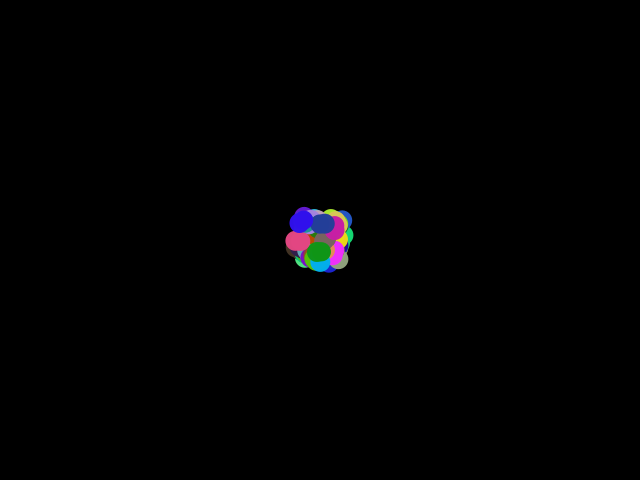
Frame 1 (no input)
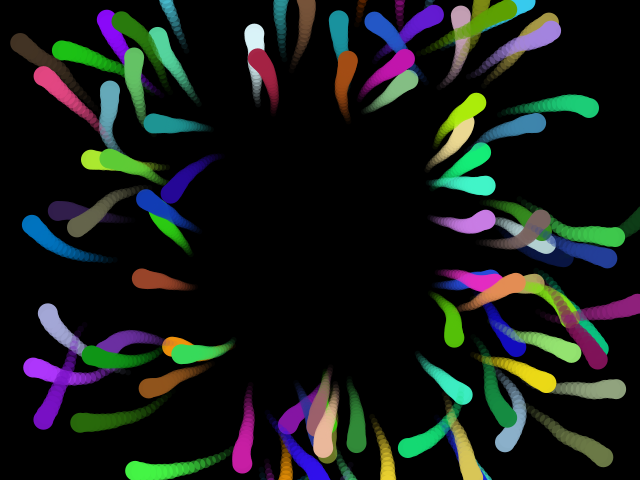
Frame 60 (the mouse pressed at the canvas centre just before this capture)
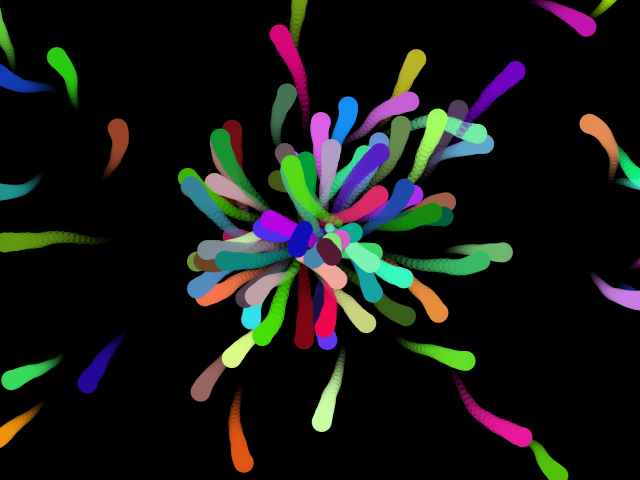
Frame 120 (the mouse held since frame 60 and released just before this capture)

The Processing sketch that drew these frames (run headless with seeded random() and noise(); from frame 60 on, the mouse is pressed at the canvas centre):

// Processing sketch: processing_115889
// ── processing_115889.pde

ArrayList<Earthworm> Earthworms;
int numberOfDrops = 100;

void setup() {
  size(640, 480);
  Earthworms = new ArrayList<Earthworm>();
  for(int i = 0; i < numberOfDrops; i++) {
    Earthworm r = new Earthworm(random(-50, -100), random(-50, -100), random(3, 6), color(random(255), random(255), random(255)), random(TWO_PI));
    Earthworms.add(r);
  }
}


void draw() {
  background(0);
  for(int i = 0; i < Earthworms.size(); i++) {
    Earthworm r = Earthworms.get(i);
    r.update();
    r.render();
    
    if(r.x[0] < -20 || r.x[0] > width+20 || r.y[0] < -20 || r.y[0] > height+20) {
      Earthworms.remove(i);
      Earthworm rNew = new Earthworm(random(300,340), random(220,260), random(3, 6),  
      color(random(255), random(255), random(255)), random(TWO_PI));
      Earthworms.add(rNew);
      i--;
    }
  }
}


class Earthworm {
  final int numTrace = 20;
  float[] x = new float[numTrace];
  float[] y = new float[numTrace];
  
  //PVector[] points = new PVector[20];
  
  float spd;
  color col;
  float r;
  
  Earthworm(float _x, float _y, float _spd, color _col, float _r) {
    for(int i = 0; i < numTrace; i++) { 
      x[i] = _x; 
      y[i] = _y; 
      //points = new PVector(_x,_y);
    }
    spd = _spd;
    col = _col; 
    r = _r;
  }
  
  void update() {
    for(int i = 0; i < numTrace - 1; i++) {
      x[i] = x[i+1]; 
      y[i] = y[i+1];
    }
    y[numTrace - 1] += sin(r)*spd;
    x[numTrace - 1] += cos(r)*spd;
    r += random(-0.2, 0.2);
  }
  
  void render() {
    noStroke();
    for(int i = 0; i < numTrace; i++) {
      fill(col, map(i, 0, numTrace-1, 0, 250));
      ellipse(x[i], y[i], map(i, 0, numTrace-1, 5, 20),map(i, 0, numTrace-1, 5, 20));
    }
  }
}
